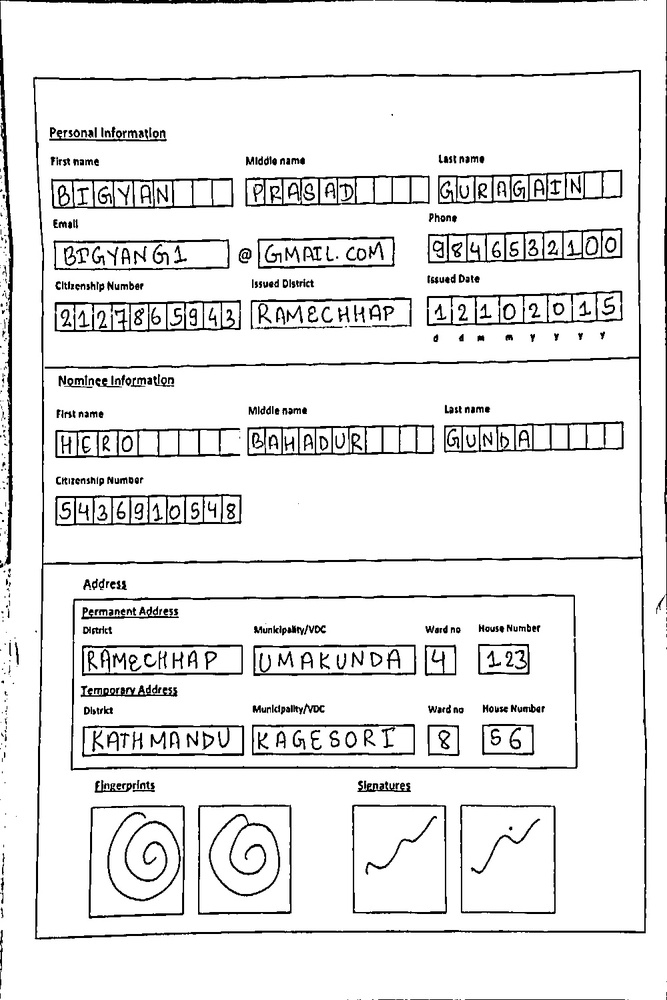
#> input picture Form Detection/Forms/output_image1.jpg, 667 x 1000 px, shrunk from 1000 x 1500 before the run, found by its file name
$ python alignForm.py
#> lines starting #> are read from the running program, lines starting #| are printed output that depends on the picture
import cv2
import numpy as np

def alignForm(image2):
    # Convert images to grayscale
    # image1 = cv2.imread('Form_Detection/Forms/output_image.jpg')
    image1 = cv2.imread('Forms/output_image.jpg')
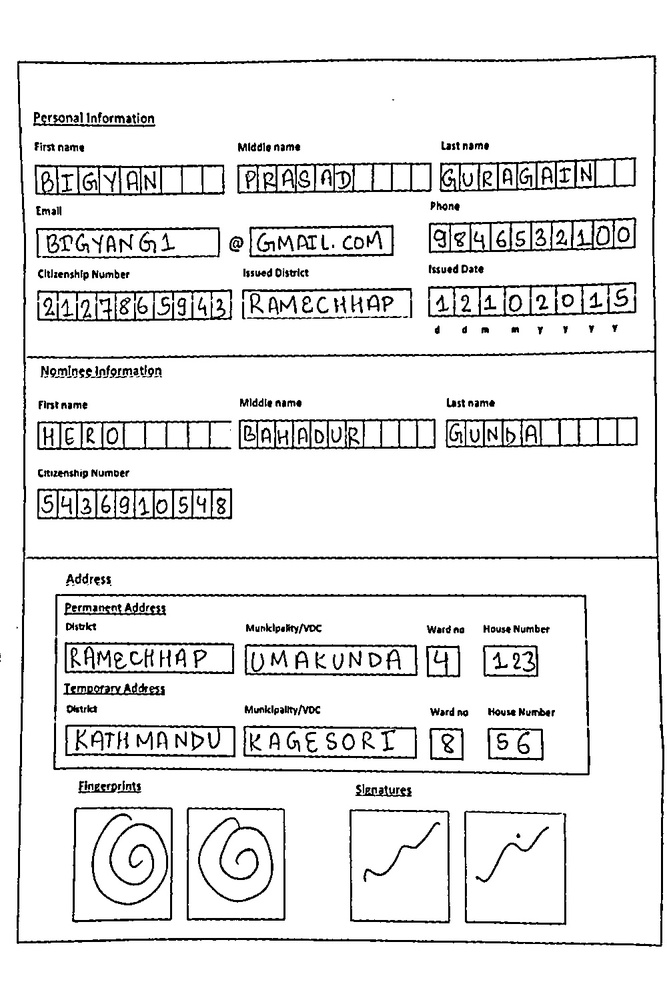
#> input picture Scanner_try/Scanner/Form_Detection/Forms/output_image.jpg, 667 x 1000 px, shrunk from 1000 x 1500 before the run
#> image1 is the input picture: shape (1000, 667, 3); min 0, max 255, mean 232.9
    gray2= image2
#> gray2 is the input picture: shape (1000, 667, 3); min 0, max 255, mean 233.3
    gray1 = cv2.cvtColor(image1, cv2.COLOR_BGR2GRAY)
    # gray2 = cv2.cvtColor(image2, cv2.COLOR_BGR2GRAY)

    # Find keypoints and descriptors using SIFT
    orb = cv2.ORB_create()
    keypoints1, descriptors1 = orb.detectAndCompute(gray1, None)
#> keypoints1 = 500 keypoints; strongest (x, y, size): (127, 692, 31), (565, 241, 31), (108, 299, 31), (62, 505, 31)
    keypoints2, descriptors2 = orb.detectAndCompute(gray2, None)
#> keypoints2 = 500 keypoints; strongest (x, y, size): (99, 382, 31), (70, 324, 31), (552, 241, 31), (83, 674, 31)

    # Match features between the two images
    matcher = cv2.BFMatcher(cv2.NORM_HAMMING, crossCheck=True)
    matches = matcher.match(descriptors1, descriptors2)
#> matches = 215 matches

    matches = sorted(matches, key=lambda x: x.distance)

    # Select top matches
    num_good_matches = 100
    good_matches = matches[:num_good_matches]
#> good_matches = 100 matches

    # Extract corresponding keypoints
    points1 = np.float32([keypoints1[match.queryIdx].pt for match in good_matches])
#> points1 = 100 pairs, first value 53 to 613, second value 143.3 to 923
    points2 = np.float32([keypoints2[match.trainIdx].pt for match in good_matches])
#> points2 = 100 pairs, first value 70.56 to 621, second value 131.4 to 917

    # Calculate transformation matrix
    transformation_matrix, _ = cv2.findHomography(points2, points1, cv2.RANSAC)
#> transformation_matrix = [[1.04, -0.00127, -19.48], [-0.00142, 1.02, -16.79], [-1.96e-05, -3.32e-06, 1]]

    # Apply transformation to form2
    aligned_image = cv2.warpPerspective(image2, transformation_matrix, (image1.shape[1], image1.shape[0]))
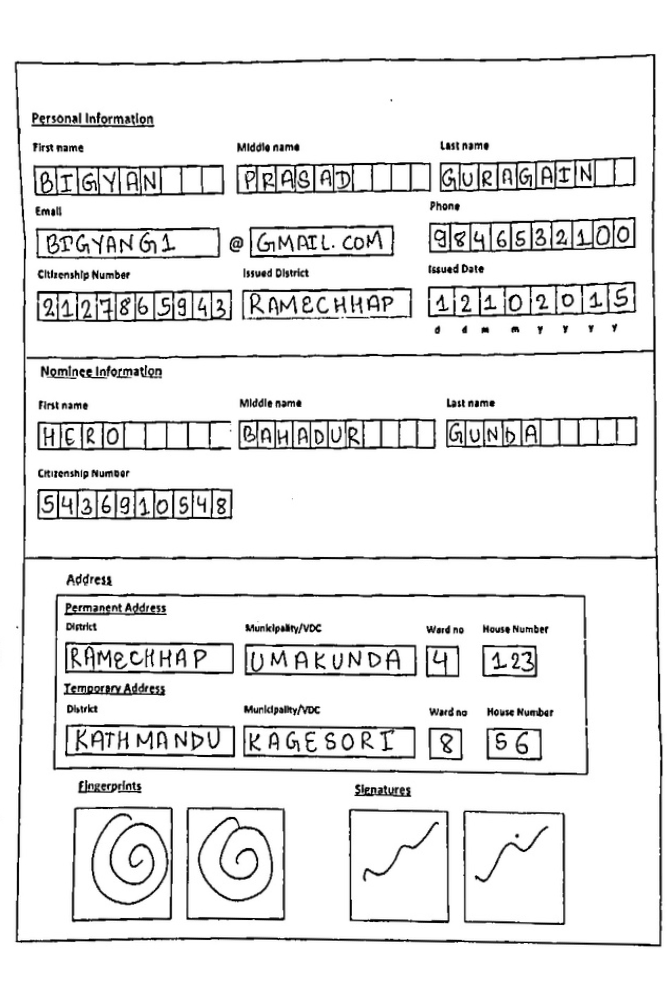
#> aligned_image: shape (1000, 667, 3); min 0, max 255, mean 233.6

    # [5 lines of commented-out code are left out]
    return aligned_image

def main():
    image = alignForm(cv2.imread('Forms/output_image1.jpg'))
    cv2.imwrite("Forms/Aligned_Image1.jpg",image)

if __name__ == "__main__":
    main()
